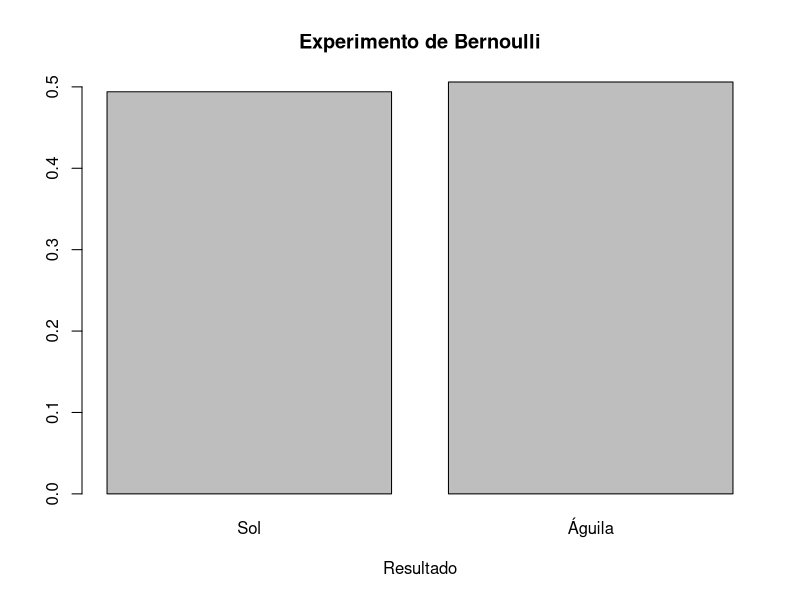
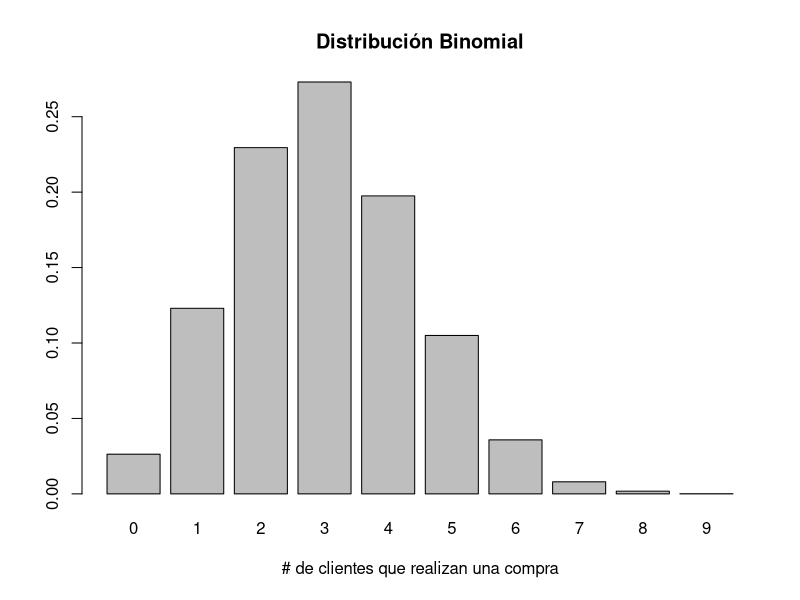
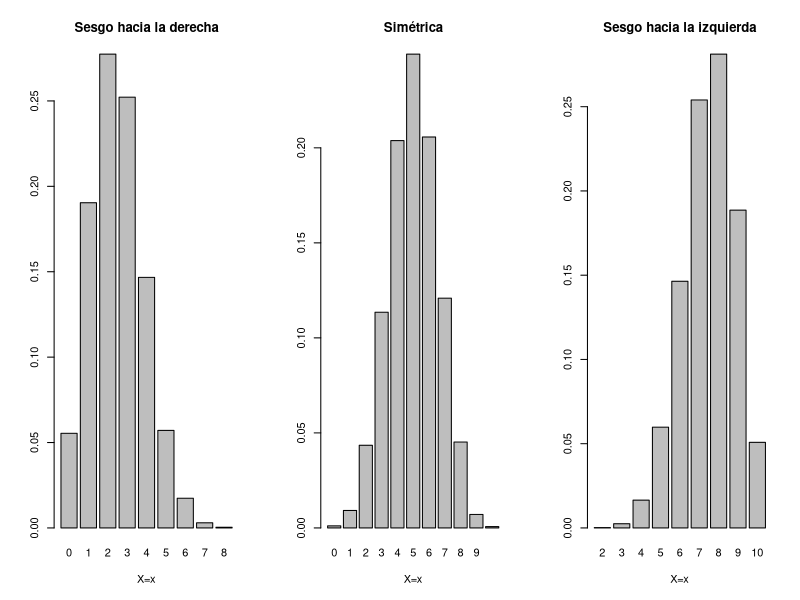

R code for these plots, in order:
############ SESIÓN 4: PROBABILIDAD Y FUNCIONES DE DISTRIBUCIÓN  ##############
###############################################################################
set.seed(2022)

## EJEMPLO 01: ENSAYO DE BERNOULLI Y DISTRIBUCIÓN BINOMIAL
"Un ensayo de Bernoulli es un experimento aleatorio en el que sólo se pueden 
obtener dos resultados: éxito o fracaso. La variable aleatoria X de este experimento 
tiene probabilidad p de resultar en éxito.

Pensemos en el caso simple de lanzar una moneda justa al aire:"

sample(c("Águila", "Sol"), size = 1, prob = c(0.5, 0.5))

"Si repetimos el experimento de Bernoulli un número considerado de veces y registramos 
las veces que el experimento resultó en éxito como 1 y en fracaso como 0, podemos 
obtener gráficamente la distribución de la variable aleatoria.

Entre más grande sea el número de experimentos que realizamos, más nos acercamos 
a la distribución real de la variable aleatoria"

n <- 1000
p <- 0.5
count = c()
for (i in seq(n)) {
  x <- sample(c("Águila", "Sol"), size = 1, prob = c(0.5, 1-p))
  if (x == "Águila") {
    count[i] = 1
  }
  else
    count[i] = 0
  
}

barplot(table(count)/length(count), 
        main = "Experimento de Bernoulli", 
        xlab = "Resultado",
        names = c("Sol", "Águila"))

"Para un experimento de Bernoulli tenemos que:
    - E[X] = p
    - SD[X] = sqrt(p*(1-p))
Esto podemos comprobarlo con las funciones descriptivas que hemos visto:"

mean(count)
sd(count)

"Si nos decidimos a repetir n veces un experimento de Bernoulli y definimos la 
variable aleatoria X como el número de éxitos en n experimentos de Bernoulli, 
entonces X~Binomial(n,p).

Por ejemplo: Un cliente tiene una probabilidad de 0.3 de realizar una compra en 
nuestra tienda. Si al día tenemos 10 clientes, ¿cuál es la probabilidad de que 
exactamente 0, 2, 4 y 10 de ellos realizan una compra?"

dbinom(x = 0, size = 10, prob = 0.3)
dbinom(x = 2, size = 10, prob = 0.3)
dbinom(x = 4, size = 10, prob = 0.3)
dbinom(x = 6, size = 10, prob = 0.3)
dbinom(x = 8, size = 10, prob = 0.3)
dbinom(x = 10, size = 10, prob = 0.3)

"Como podemos observar, la probabilidad va incrementando y posteriormente disminuye. 
Esto nos da una idea de la cómo se comporta la distribución del número de clientes 
que realizan una compra por día. Veamos ahora la distribución real de X:"

binom <- rbinom(n = 10000, size = 10, prob = 0.3)

barplot(table(binom)/length(binom),
        main = "Distribución Binomial", 
        xlab = "# de clientes que realizan una compra")

"¿Cuál es la probabilidad de que menos de 4 clientes realicen una compra? Para ello 
podríamos sumar todas las probabilidades desde x = 0 hasta x = 4, pero existe otra forma 
más fácil con la función de distribución acumulada:"
dbinom(x = 0, size = 10, prob = 0.3) +
  dbinom(x = 1, size = 10, prob = 0.3) +
  dbinom(x = 2, size = 10, prob = 0.3) +
  dbinom(x = 3, size = 10, prob = 0.3)

pbinom(q = 3, size = 10, prob = 0.3, lower.tail = TRUE)

"¿Cuál es la probabilidad de que más de 5 clientes realicen una compra?"
dbinom(x = 6, size = 10, prob = 0.3) +
  dbinom(x = 7, size = 10, prob = 0.3) +
  dbinom(x = 8, size = 10, prob = 0.3) +
  dbinom(x = 9, size = 10, prob = 0.3) +
  dbinom(x = 10, size = 10, prob = 0.3)

pbinom(q = 5, size = 10, prob = 0.3, lower.tail = FALSE)
1 - pbinom(q = 5, size = 10, prob = 0.3, lower.tail = TRUE)

"Para una distribución binomial tenemos que:
    - E[X] = size*p
    - SD[X] = sqrt(size*p*(1-p))
Esto podemos comprobarlo con las funciones descriptivas que hemos visto:"

mean(binom)
sd(binom)

"Como pudiste darte cuenta en la gráfica de distribución de nuestra variable aleatoria,
esta está sesgada hacia la derecha. El sesgo de la distribución depende del parámetro p"
{par(mfrow=c(1,3))
binom.der <- rbinom(n = 10000, size = 10, prob = 0.25)
barplot(table(binom.der)/length(binom.der),
        main = "Sesgo hacia la derecha", 
        xlab = "X=x")
binom.sim <- rbinom(n = 10000, size = 10, prob = 0.5)
barplot(table(binom.sim)/length(binom.sim),
        main = "Simétrica", 
        xlab = "X=x")
binom.izq <- rbinom(n = 10000, size = 10, prob = 0.75)
barplot(table(binom.izq)/length(binom.izq),
        main = "Sesgo hacia la izquierda", 
        xlab = "X=x")}
dev.off()
